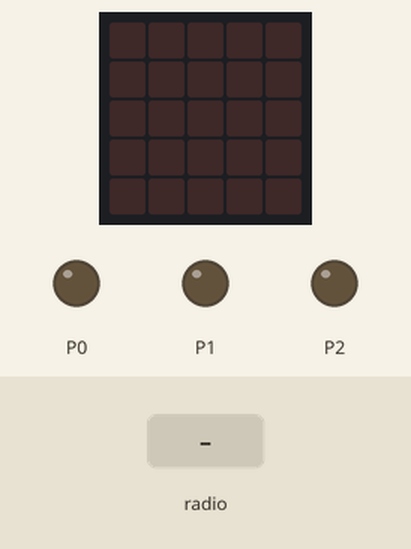
Bench run of a program on a simulated BBC micro:bit (MakeCode). On the bench: the board's 5×5 LED display, output pins drawn as LEDs (lit = HIGH). Inputs (shaded band) come from the test bench.

Above: at 1.2 s.
1.3 s: radio message "0" arrives
At 2.5 s:
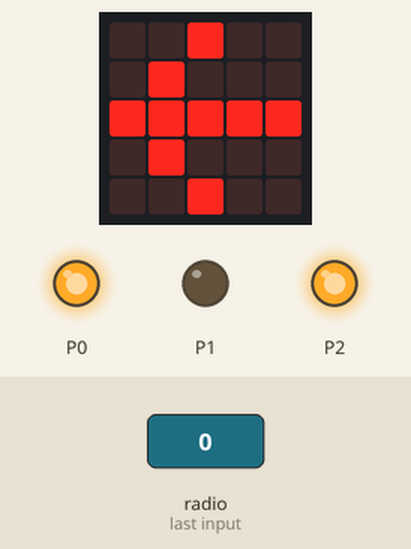
2.8 s: radio message "1" arrives
At 3.6 s:
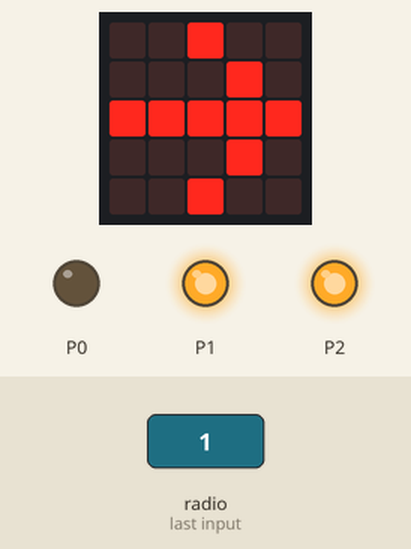
4.3 s: radio message "2" arrives
At 4.8 s:
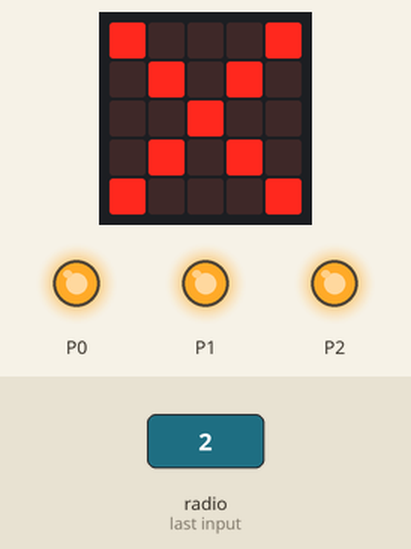
5.8 s: radio message "3" arrives
At 7.1 s:
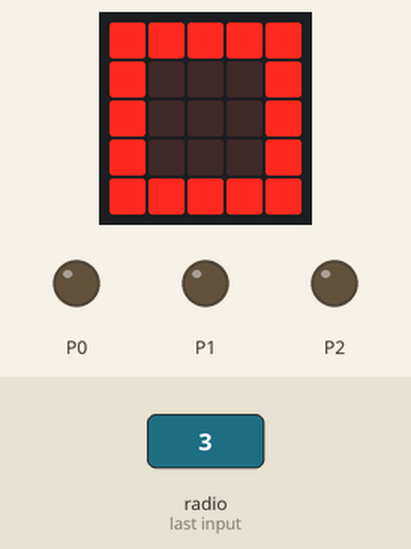
Timing chart, 0 to 8.3 s (numbered marks = the images above; inputs shaded):
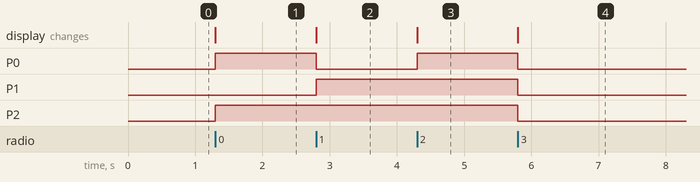

Measured:
- after the input at 1.3 s, P0, P2: LOW → HIGH at once; the display: changes at once (image 1)
- after the input at 2.8 s, P0: HIGH → LOW at once; P1: LOW → HIGH at once; the display: changes at once (image 2)
- after the input at 4.3 s, P0: LOW → HIGH at once; the display: changes at once (image 3)
- after the input at 5.8 s, P0–2: HIGH → LOW at once; the display: changes at once (image 4)

The program:

main.ts
```typescript
radio.onReceivedNumber(function (receivedNumber) {
    if (receivedNumber == 0) {
        pins.digitalWritePin(DigitalPin.P0, 1)
        pins.digitalWritePin(DigitalPin.P1, 0)
        pins.digitalWritePin(DigitalPin.P2, 1)
        basic.showLeds(`
            . . # . .
            . # . . .
            # # # # #
            . # . . .
            . . # . .
            `)
    }
    if (receivedNumber == 1) {
        pins.digitalWritePin(DigitalPin.P0, 0)
        pins.digitalWritePin(DigitalPin.P1, 1)
        pins.digitalWritePin(DigitalPin.P2, 1)
        basic.showLeds(`
            . . # . .
            . . . # .
            # # # # #
            . . . # .
            . . # . .
            `)
    }
    if (receivedNumber == 2) {
        pins.digitalWritePin(DigitalPin.P0, 1)
        pins.digitalWritePin(DigitalPin.P1, 1)
        pins.digitalWritePin(DigitalPin.P2, 1)
        basic.showLeds(`
            # . . . #
            . # . # .
            . . # . .
            . # . # .
            # . . . #
            `)
    }
    if (receivedNumber == 3) {
        pins.digitalWritePin(DigitalPin.P0, 0)
        pins.digitalWritePin(DigitalPin.P1, 0)
        pins.digitalWritePin(DigitalPin.P2, 0)
        basic.showLeds(`
            # # # # #
            # . . . #
            # . . . #
            # . . . #
            # # # # #
            `)
    }
})
radio.setGroup(100)
```

test.ts
```typescript
// aquí va el archivo "tests"; esto no se compilará cuando este paquete se utilice como una extensión.
```
